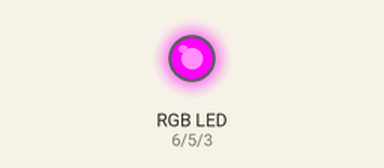
This sketch was run on a simulated Arduino Uno, built with avr-gcc and run on an emulated ATmega328P. On the bench: an RGB LED mixed from three pins (HIGH = lit). What the sketch prints to the serial monitor is not drawn.

Above: at 0.05 s.
At 0.4 s:
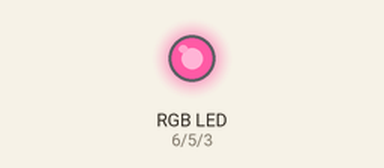
At 0.75 s:
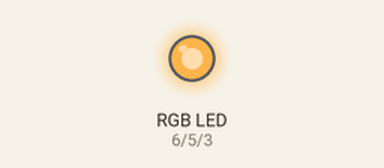
At 1.45 s:
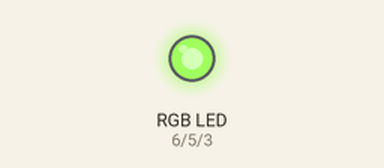
At 2.15 s:
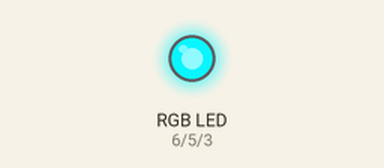
At 2.9 s:
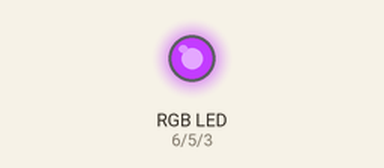
Timing chart, 0 to 7.2 s (numbered marks = the images above):
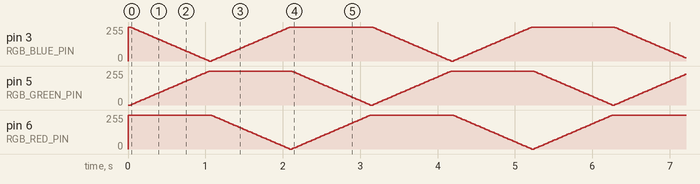

The sketch:

L7_crossfading_leds.ino
```cpp
/*
 * This example cross fades the colors of the RGB LED
 *
 * By Jon Froehlich
 * @jonfroehlich
 * http://makeabilitylab.io
 *
 * For a walkthrough and circuit diagram, see:
 * https://makeabilitylab.github.io/physcomp/arduino/rgb-led-fade
 *
 * Based, in part, on:
 * - https://learn.adafruit.com/adafruit-arduino-lesson-3-rgb-leds?view=all
 * - https://gist.github.com/jamesotron/766994 (link no longer available)
 */

// Change this to based on whether you are using a common anode or common cathode
// RGB LED. See: https://makeabilitylab.github.io/physcomp/arduino/rgb-led
// If you are working with a common cathode RGB LED, set this to false.
// Note Adafruit sells a common anode design: https://www.adafruit.com/product/159
const boolean COMMON_ANODE = true;

const int RGB_RED_PIN = 6;
const int RGB_GREEN_PIN = 5;
const int RGB_BLUE_PIN = 3;
const int DELAY_MS = 20;  // delay in ms between changing colors
const int MAX_COLOR_VALUE = 255;

enum RGB {
  RED,
  GREEN,
  BLUE,
  NUM_COLORS
};

int _rgbLedValues[] = { 0, 255, 0 };  // Red, Green, Blue
enum RGB _curFadingUpColor = GREEN;
enum RGB _curFadingDownColor = RED;
const int FADE_STEP = 5;

void setup() {
  // Set the RGB pins to output
  pinMode(RGB_RED_PIN, OUTPUT);
  pinMode(RGB_GREEN_PIN, OUTPUT);
  pinMode(RGB_BLUE_PIN, OUTPUT);

  // Turn on Serial so we can verify expected colors via Serial Monitor
  Serial.begin(9600);
  Serial.println("Red, Green, Blue");

  // Set initial color
  setColor(_rgbLedValues[RED], _rgbLedValues[GREEN], _rgbLedValues[BLUE]);
  delay(DELAY_MS);
}

void loop() {

  // Increment and decrement the RGB LED values for the current
  // fade up color and the current fade down color
  _rgbLedValues[_curFadingUpColor] += FADE_STEP;
  _rgbLedValues[_curFadingDownColor] -= FADE_STEP;

  // Check to see if we've reached our maximum color value for fading up
  // If so, go to the next fade up color (we go from RED to GREEN to BLUE
  // as specified by the RGB enum)
  // This fade code partially based on: https://gist.github.com/jamesotron/766994
  if (_rgbLedValues[_curFadingUpColor] > MAX_COLOR_VALUE) {
    _rgbLedValues[_curFadingUpColor] = MAX_COLOR_VALUE;
    _curFadingUpColor = (RGB)((int)_curFadingUpColor + 1);

    if (_curFadingUpColor > (int)BLUE) {
      _curFadingUpColor = RED;
    }
  }

  // Check to see if the current LED we are fading down has gotten to zero
  // If so, select the next LED to start fading down (again, we go from RED to
  // GREEN to BLUE as specified by the RGB enum)
  if (_rgbLedValues[_curFadingDownColor] < 0) {
    _rgbLedValues[_curFadingDownColor] = 0;
    _curFadingDownColor = (RGB)((int)_curFadingDownColor + 1);

    if (_curFadingDownColor > (int)BLUE) {
      _curFadingDownColor = RED;
    }
  }

  // Set the color and then delay
  setColor(_rgbLedValues[RED], _rgbLedValues[GREEN], _rgbLedValues[BLUE]);
  delay(DELAY_MS);
}

/**
 * setColor takes in values between 0 - 255 for the amount of red, green, and blue, respectively
 * where 255 is the maximum amount of that color and 0 is none of that color. You can illuminate
 * all colors by intermixing different combinations of red, green, and blue
 *
 * This function is based on https://gist.github.com/jamesotron/766994
 */
void setColor(int red, int green, int blue) {

  // If a common anode LED, invert values
  if (COMMON_ANODE == true) {
    red = MAX_COLOR_VALUE - red;
    green = MAX_COLOR_VALUE - green;
    blue = MAX_COLOR_VALUE - blue;
  }
  analogWrite(RGB_RED_PIN, red);
  analogWrite(RGB_GREEN_PIN, green);
  analogWrite(RGB_BLUE_PIN, blue);
}
```
